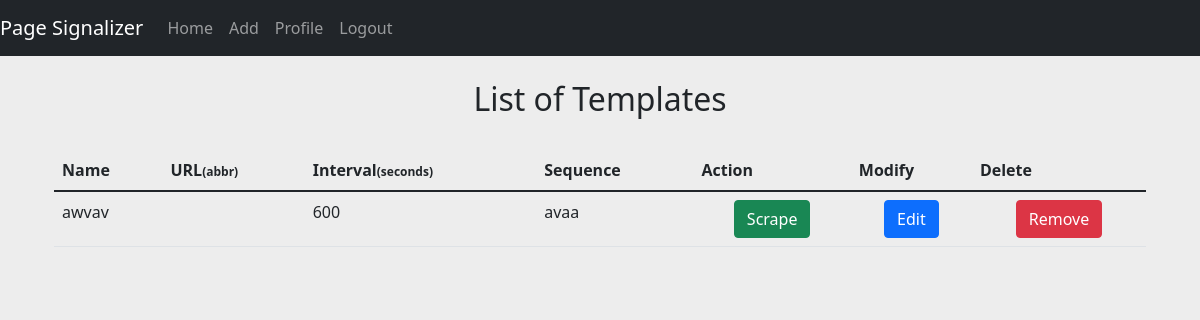
The page / (signed in) on the database its author committed.
### core/models.py (models this page shows, shortened)
class Connection_Spec(models.Model):
    MODE_CHOICES = (
        ('EXISTS', 'exists'),
        ('NOT_EQUAL', 'not_equal')
    )
    owner = models.ForeignKey(User, on_delete=models.CASCADE, default=1)
    name = models.CharField(max_length=60)
    url = models.CharField(max_length=150)
    seq = models.CharField(max_length=60)
    interval_seconds = models.IntegerField(default=600, validators=[
            MaxValueValidator(100000),
            MinValueValidator(15)
        ])
    title = models.CharField(max_length=100, default="It's already there!")
    msg = models.CharField(max_length=100, default="Element found.")
    eta = models.CharField(max_length=100, default=None, null=True, blank=True)
    rand = models.FloatField(default=0, validators=[
            MaxValueValidator(0.8),
            MinValueValidator(0)
        ])
    mode = models.CharField(max_length=100, choices=MODE_CHOICES, default='EXISTS')
    username = models.CharField(max_length=100, default=None, null=True, blank=True)
    password = models.CharField(max_length=100, default=None, null=True, blank=True)
    max_cycles = models.IntegerField(default=10, validators=[
            MaxValueValidator(300),
            MinValueValidator(1)
        ])
    @property
    def short_url(self):
        return '/'.join(self.url.split('/')[2:5])

### core/views.py (the view)
# urls.py: path('', core_views.home_page, name='home'),
@login_required
def home_page(request):
    templates = Connection_Spec.objects.filter(owner=request.user)
    context = {'templates': templates}
    return render(request, 'core/home.html', context)

### core/templates/core/home.html (shortened to what this page needs)
{% extends "page_signalizer/base.html" %}
{% block body %}
    <h2>List of Templates</h2>
    <br>
    <div class="container">
        <table class="table">
            <thead>
              <tr>
                <th scope="col">Name</th>
                <th scope="col">URL<span class="smf">(abbr)</span></th>
                <th scope="col">Interval<span class="smf">(seconds)</span></th>
                <th scope="col">Sequence</th>
                <th scope="col">Action</th>
                <th scope="col">Modify</th>
                <th scope="col">Delete</th>
              </tr>
            </thead>
            <tbody>
                {% for template in templates %}
                    <tr>
                        <td>{{ template.name }}</td>
                        <td><a href="{{ template.url }}">{{ template.short_url }}</a></td>
                        <td>{{ template.interval_seconds }}</td>
                        <td>{{ template.seq }}</td>
                        <td>
                            <form action="{% url 'core:scrape' template.id %}">
                                <button type="submit" name="take-action" class="btn btn-success">Scrape</button>
                            </form>
                        </td>
                        <td>
                            <form action="{% url 'core:update' template.id %}">
                                <button type="submit" name="take-action" class="btn btn-primary">Edit</button>
                            </form>
                        </td>
                        <td>
                            <form action="{% url 'core:delete' template.id %}">
                                <button type="submit" name="take-action" class="btn btn-danger">Remove</button>
                            </form>
                        </td>
                    </tr>
                {% endfor %}
            </tbody>
          </table>
    </div>
{% endblock %}

### static/page_signalizer/styles.css (style rules this page uses)
body { background-color: #ededed; }
.smf { font-size:12px; }
h2 { text-align: center; }
form { text-align: center; }

### rows shown on the page
Connection_Spec: name "awvav", interval_seconds "600", seq "avaa"
